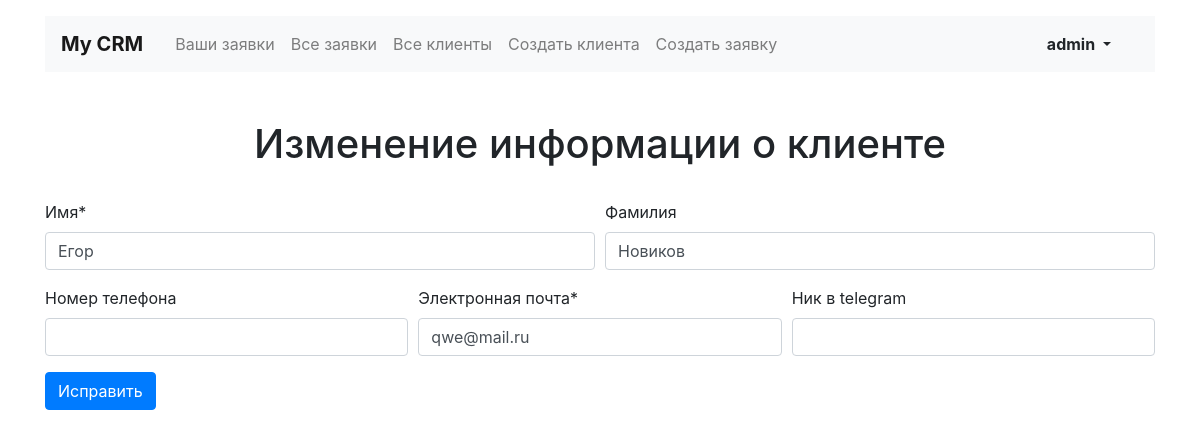
The app's page /clients/2/ (signed in) with its own data.
### authentication/models.py (models this page shows)
class User(AbstractUser):
    is_administrator = models.BooleanField(default=False)
    is_employee = models.BooleanField(default=False)

### crm/models.py (models this page shows, shortened)
class Client(models.Model):
    first_name = models.CharField(
        'Имя',
        max_length=128,
    )
    last_name = models.CharField(
        'Фамилия',
        max_length=128,
        blank=True,
    )
    phone_regex = RegexValidator(
        regex=r'^\+?1?\d{9,15}$',
        message="Phone number must be entered in the format:"
                " '+999999999'. Up to 15 digits allowed.",
    )
    phone_number = models.CharField(
        'Номер телефона',
        validators=[phone_regex],
        max_length=17,
        blank=True,
    )
    email = models.EmailField('Электронная почта')
    tg_username = models.CharField('Ник в telegram', max_length=128, blank=True)
    registration_data = models.DateTimeField(auto_now_add=True)
    class Meta:
        verbose_name = 'Клиент'
        verbose_name_plural = 'Клиенты'

### crm/views/client.py (the view)
# urls.py: path('clients/<int:pk>/', ClientEditView.as_view(), name='client_edit'),
class ClientEditView(AdministratorMixin, ClientBaseEditorView, UpdateView):
    success_message = "Информация о клиенте обнавлена"
    form_class = forms.ClientEditForm
    def get_context_data(self, *args, **kwargs):
        context = super().get_context_data(*args, **kwargs)
        context['title'] = 'Изменение информации о клиенте'
        return context

### crm/forms.py
class ClientEditForm(ClientForm):
    button_message = 'Исправить'

### crm/mixins.py (called while the page is built)
    def dispatch(self, request, *args, **kwargs):
        user_test_result = self.test_func(request, *args, **kwargs)
        if not user_test_result:
            return redirect(self.redirect_url)
        return super().dispatch(request, *args, **kwargs)

    def test_func(self, request, *args, **kwargs):
        return request.user.is_administrator

### crm/templates/crm/client/client_create.html (shortened to what this page needs)
{% extends "../base/base.html" %}
{% load ru_pluralize %}
{% load crispy_forms_tags %}
{% block content %}
<section class="row pt-2">
    <h1 class="h1 text-center mt-4 col-12">{{ title }}</h1>
    <div class="col-12 mt-4">
        {% crispy form %}
    </div>
</section>
{% endblock content %}

### crm/templates/crm/base/navbar.html (shortened to what this page needs)
<header class="container mt-3">
    <nav class="navbar navbar-expand-lg navbar-light bg-light">
      <a class="navbar-brand mr-4 font-weight-bold" href="{% url 'home' %}">My CRM</a>
      <div class="collapse navbar-collapse justify-content-end" id="navbarNav">
        <ul class="navbar-nav col-10">
          <li class="nav-item">
            <a class="nav-link" href="{% url 'home' %}">Ваши заявки</a>
          </li>
          {% if user.is_administrator %}
              <li class="nav-item">
                <a class="nav-link" href="{% url 'all_applications' %}">Все заявки</a>
              </li>
              <li class="nav-item">
                <a class="nav-link" href="{% url 'all_clients' %}">Все клиенты</a>
              </li>
              <li class="nav-item">
                <a class="nav-link" href="{% url 'client_create' %}">Создать клиента</a>
              </li>
              <li class="nav-item">
                <a class="nav-link" href="{% url 'application_create' %}">Создать заявку</a>
              </li>
          {% endif %}
        </ul>
        <ul class="navbar-nav col-2 justify-content-end">
          {% if user.is_authenticated %}
              <li class="nav-item active">
                <div class="btn-group">
                  <button type="button" class="btn dropdown-toggle font-weight-bold" data-toggle="dropdown" aria-haspopup="true" aria-expanded="false">
                    {{ user.username }}
                  </button>
                </div>
              </li>
          {% else %}
              <li class="nav-item active">
                <a href="{% url 'login' %}" class="nav-link font-weight-bold">Вход</a>
              </li>
          {% endif %}
        </ul>
      </div>
    </nav>
</header>

### records on screen
User: username "admin"
Client: first_name "Егор", last_name "Новиков", email "qwe@mail.ru"

### other values on screen
{{ title }} "Изменение информации о клиенте"
